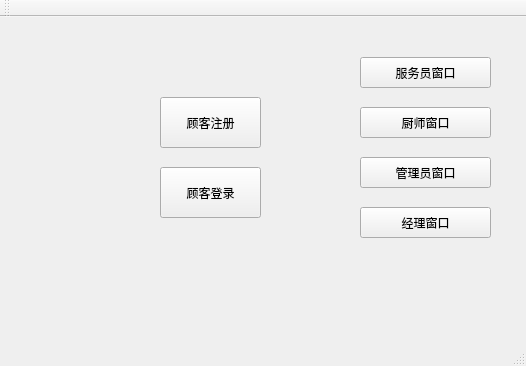
<?xml version="1.0" encoding="UTF-8"?>
<ui version="4.0">
 <class>MainWindow</class>
 <widget class="QMainWindow" name="MainWindow">
  <property name="geometry">
   <rect>
    <x>0</x>
    <y>0</y>
    <width>526</width>
    <height>366</height>
   </rect>
  </property>
  <property name="windowTitle">
   <string>MainWindow</string>
  </property>
  <widget class="QWidget" name="centralWidget">
   <widget class="QPushButton" name="login">
    <property name="geometry">
     <rect>
      <x>160</x>
      <y>150</y>
      <width>101</width>
      <height>51</height>
     </rect>
    </property>
    <property name="text">
     <string>顾客登录</string>
    </property>
   </widget>
   <widget class="QPushButton" name="Register">
    <property name="geometry">
     <rect>
      <x>160</x>
      <y>80</y>
      <width>101</width>
      <height>51</height>
     </rect>
    </property>
    <property name="text">
     <string>顾客注册</string>
    </property>
   </widget>
   <widget class="QPushButton" name="waiter">
    <property name="geometry">
     <rect>
      <x>360</x>
      <y>40</y>
      <width>131</width>
      <height>31</height>
     </rect>
    </property>
    <property name="text">
     <string>服务员窗口</string>
    </property>
   </widget>
   <widget class="QPushButton" name="cook">
    <property name="geometry">
     <rect>
      <x>360</x>
      <y>90</y>
      <width>131</width>
      <height>31</height>
     </rect>
    </property>
    <property name="text">
     <string>厨师窗口</string>
    </property>
   </widget>
   <widget class="QPushButton" name="adminisator">
    <property name="geometry">
     <rect>
      <x>360</x>
      <y>140</y>
      <width>131</width>
      <height>31</height>
     </rect>
    </property>
    <property name="text">
     <string>管理员窗口</string>
    </property>
   </widget>
   <widget class="QPushButton" name="managegr">
    <property name="geometry">
     <rect>
      <x>360</x>
      <y>190</y>
      <width>131</width>
      <height>31</height>
     </rect>
    </property>
    <property name="text">
     <string>经理窗口</string>
    </property>
   </widget>
  </widget>
  <widget class="QMenuBar" name="menuBar">
   <property name="geometry">
    <rect>
     <x>0</x>
     <y>0</y>
     <width>526</width>
     <height>23</height>
    </rect>
   </property>
  </widget>
  <widget class="QToolBar" name="mainToolBar">
   <attribute name="toolBarArea">
    <enum>TopToolBarArea</enum>
   </attribute>
   <attribute name="toolBarBreak">
    <bool>false</bool>
   </attribute>
  </widget>
  <widget class="QStatusBar" name="statusBar"/>
 </widget>
 <layoutdefault spacing="6" margin="11"/>
 <resources/>
 <connections/>
 <slots>
  <signal>signal1()</signal>
 </slots>
</ui>
